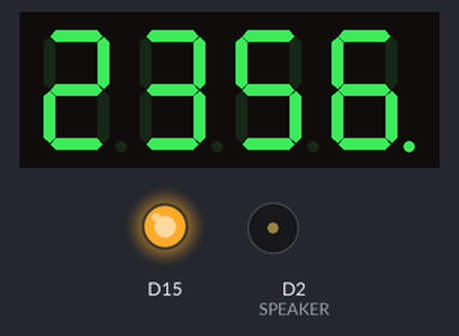
The sketch below on a simulated Arduino Due. On the bench: 4-digit seven-segment display, output pins drawn as LEDs (lit = HIGH), buzzer (waves = sounding). Wiring (inferred from the names in the program): 4-digit 7-segment display, segments lit when LOW: segments D8, D9, D10, D11, D12, D13, D14, D7; digit selects D4, D5, D6, D7. The segment pins are drawn as the display they are named for; pins used as bus, display or sensor lines are not drawn.

Above: at 0.2 s.
At 9.2 s:
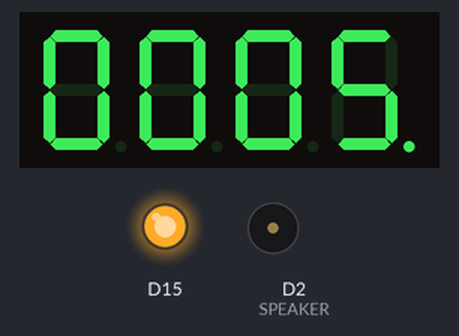
At 19.2 s:
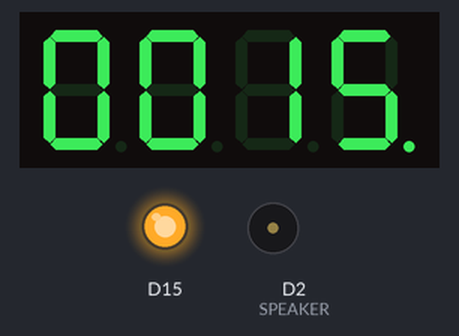
At 39.06 s:
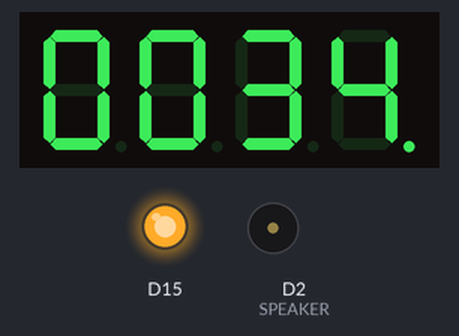
Timing chart, 0 to 40.0 s (numbered marks = the images above):
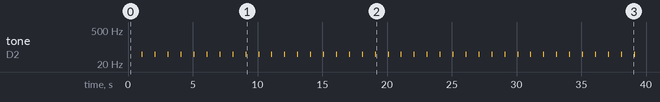

Measured:
- by itself, tone on D2 (SPEAKER): alternates 50 Hz for 0.04 s and silent for 0.96 s
- what the display in image 0 shows lasts 1.0 s, from 0.1 s to 1.1 s
- what the display in image 3 shows lasts 1.0 s, from 38.1 s to 39.1 s

The sketch:

sketch_oct22a.ino
```cpp
#include <DueTimer.h>
#define COM1 4
#define COM2 5
#define COM3 6
#define COM4 7
#define Seg7_A 8
#define SPEAKER 2

const unsigned char number[]={0xC0, 0xF9, 0xA4, 0xB0, 0x99, 0x92, 0x82, 0xF8, 0x80, 0x90};

void Timer1_1msISR(){
    static unsigned int cnt10ms=0, ones=6, tens=5, hunds=3, thous=2, turns=0;
    unsigned char cnt;
    switch(turns){
        case 0:
            for(cnt=0; cnt<8; cnt++){
                if((number[ones]&(0x01<<cnt))!=0)
                    digitalWrite(Seg7_A+cnt, HIGH);
                else
                    digitalWrite(Seg7_A+cnt, LOW);
            }
            digitalWrite(COM1, HIGH);
            digitalWrite(COM2, HIGH);
            digitalWrite(COM3, HIGH);
            digitalWrite(COM4, LOW);
            break;
        case 1:
            for(cnt=0; cnt<8; cnt++){
                if((number[tens]&(0x01<<cnt))!=0)
                    digitalWrite(Seg7_A+cnt, HIGH);
                else
                    digitalWrite(Seg7_A+cnt, LOW);
            }
            digitalWrite(COM1, HIGH);
            digitalWrite(COM2, HIGH);
            digitalWrite(COM3, LOW);
            digitalWrite(COM4, HIGH);
            break;
        case 2:
            for(cnt=0; cnt<8; cnt++){
                if((number[hunds]&(0x01<<cnt))!=0)
                    digitalWrite(Seg7_A+cnt, HIGH);
                else
                    digitalWrite(Seg7_A+cnt, LOW);
            }
            digitalWrite(COM1, HIGH);
            digitalWrite(COM2, LOW);
            digitalWrite(COM3, HIGH);
            digitalWrite(COM4, HIGH);
            break;
        case 3:
            for(cnt=0; cnt<8; cnt++){
                if((number[thous]&(0x01<<cnt))!=0)
                    digitalWrite(Seg7_A+cnt, HIGH);
                else
                    digitalWrite(Seg7_A+cnt, LOW);
            }
            digitalWrite(COM1, LOW);
            digitalWrite(COM2, HIGH);
            digitalWrite(COM3, HIGH);
            digitalWrite(COM4, HIGH);
            break;
    }
    if(++turns==4)
        turns=0;
    if(++cnt10ms==1000){
        cnt10ms=0;
        if(++ones==10){
            ones=0;
            if(++tens==6){
                tens=0;
                if(++hunds==4){
                    hunds=0;
                    if(++thous==3)
                        thous=0;
                }
            }
        }
    }
    if(thous==2&&hunds==4&&tens==6&&ones==10){
        thous=0;
        hunds=0;
        tens=0;
        ones=0;
    }
}

void Timer2_10msISR(){
    static unsigned int cnt10ms=0, SPKenable;
    cnt10ms++;
    if(cnt10ms>=100)
        cnt10ms=0;
    if(cnt10ms>=0&&cnt10ms<10)
        SPKenable=1;
    else
        SPKenable=0;
    if(SPKenable==1){
        if(cnt10ms%2==0)
            digitalWrite(SPEAKER, HIGH);
        else
            digitalWrite(SPEAKER, LOW);
    }
    else
        digitalWrite(SPEAKER, LOW);
}

void setup() {
    unsigned int cnt;
    for(cnt=0; cnt<8; cnt++){
        pinMode(Seg7_A+cnt, OUTPUT);
        digitalWrite(Seg7_A+cnt, HIGH);
    }
    for(cnt=0; cnt<4; cnt++){
        pinMode(COM1+cnt, OUTPUT);
        digitalWrite(COM1+cnt, HIGH);
    }
    pinMode(SPEAKER, OUTPUT);
    Timer1.attachInterrupt(Timer1_1msISR);
    Timer1.start(1*1000);
    Timer2.attachInterrupt(Timer2_10msISR);
    Timer2.start(10*1000);
}

void loop() {

}
```
